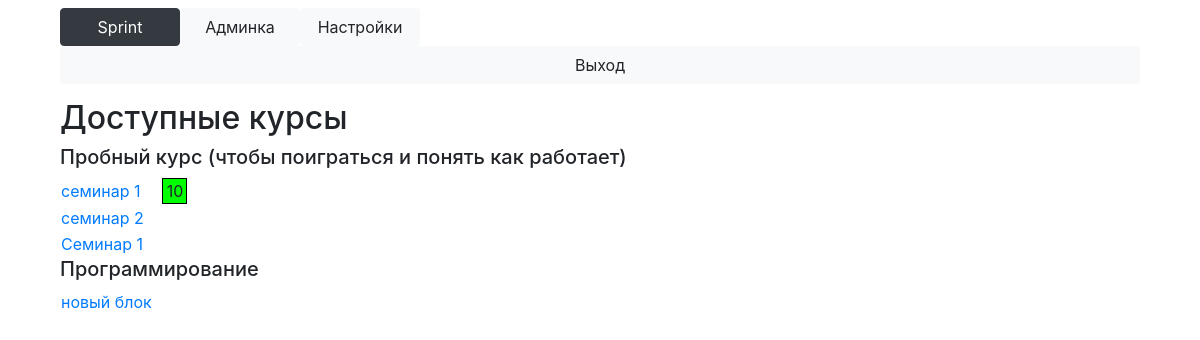
Page /main (signed in) on the committed database.
### Main/models.py (models this page shows, shortened)
class Course(models.Model):
    name = models.TextField()

class Block(models.Model):
    name = models.TextField()
    course = models.ForeignKey(Course, on_delete=models.CASCADE)
    time_start = models.DateTimeField()
    time_end = models.DateTimeField()
    opened = models.IntegerField()

### Main/views.py (the view)
# urls.py: path('main', views.main),
def main(request):
    if not check_login(request.user):
        return HttpResponseRedirect('/enter')
    return render(request, 'main.html', context={'is_admin': check_admin(request.user),
                                                 'blocks': blocks_available(request.user),
                                                 'user': request.user})

### Main/main.py (called while the page is built, shortened)
def check_login(user):
    return user.is_authenticated

def check_admin(user):
    if check_teacher(user):
        return True

def check_teacher(user):
    return user.is_staff and check_login(user)

def courses_available(user):
    if user.is_superuser:
        return Course.objects.all()
    else:
        return [s.course for s in Subscribe.objects.filter(user=user)]

def blocks_available(user):
    courses = courses_available(user)
    blocks = {}
    is_admin = check_admin(user)
    for course in courses:
        if is_admin:
            blocks[course] = Block.objects.filter(
                course=course
            )
    return blocks

### Main/templatetags/filters.py (called while the page is built)
@register.filter('mark_for_task')
def mark_for_task(task, user):
    try:
        return int(list(Solution.objects.filter(task=task, user=user, mark__isnull=False))[-1].mark * 10 / task.max_mark)
    except IndexError:
        return -1

@register.filter('mark_for_block')
def mark_for_block(block, user):
    tasks = Task.objects.filter(block=block)
    if len(tasks) == 0:
        return -1
    mark = 0
    flag = False
    for task in tasks:
        mft = mark_for_task(task, user)
        if mft >= 0:
            flag = True
            mark += mft * task.weight
    if flag:
        return round(mark)
    return -1

@register.filter('marked')
def marked(mark):
    return mark != -1

@register.filter('mark_color')
def mark_color(mark):
    mark = round(mark)
    if mark > 7:
        return '#00FF00'
    elif mark > 5:
        return '#FFFF00'
    elif mark > 3:
        return '#FAD7A0'
    elif mark > 0:
        return '#F1948A'
    else:
        return '#FFFFFF'

### templates/main.html (shortened to what this page needs)
{% extends 'base_main.html' %}
{% load filters %}
{% block content %}
    <h2>Доступные курсы</h2>
    {% for key, value in blocks.items %}
        <h5>{{ key.name }}</h5>
        {% for block in value %}
            <table>
                <tr>
                    <td>
                        <a href="/block?id={{ block.id }}">{{ block.name }}</a>
                    </td>
                    <td>
                        {% with mark=block|mark_for_block:user %}
                            {% if mark|marked %}
                                <div style="margin-left: 20px; border: 1px solid black; background: {{ mark|mark_color }}; width: 25px; text-align: center;">
                                    {{ mark }}
                                </div>
                            {% endif %}
                        {% endwith %}
                    </td>
                </tr>
            </table>
        {% endfor %}
    {% endfor %}
{% endblock %}

### rows in the picture
Course: name "Пробный курс (чтобы поиграться и понять как работает)"
Block: name "семинар 1", mark "10"
Block: name "семинар 2"
Block: name "Семинар 1"
Course: name "Программирование"
Block: name "новый блок"
